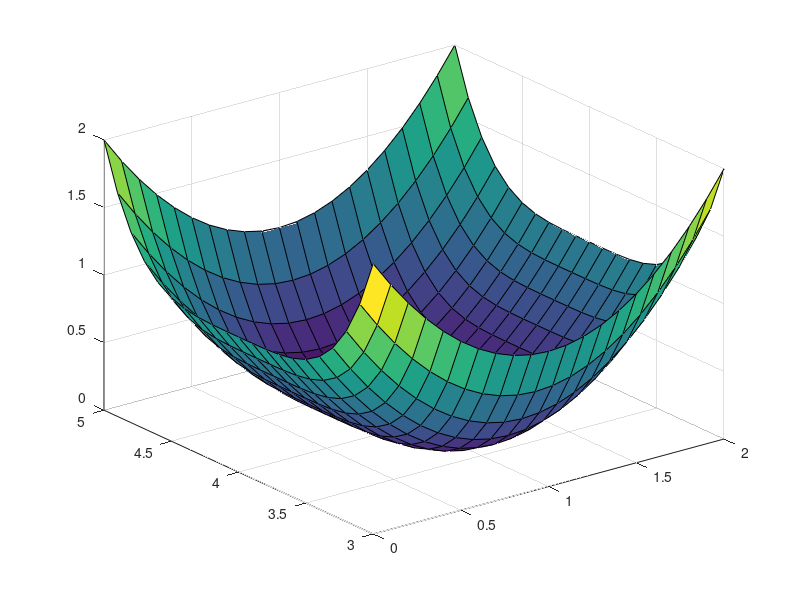
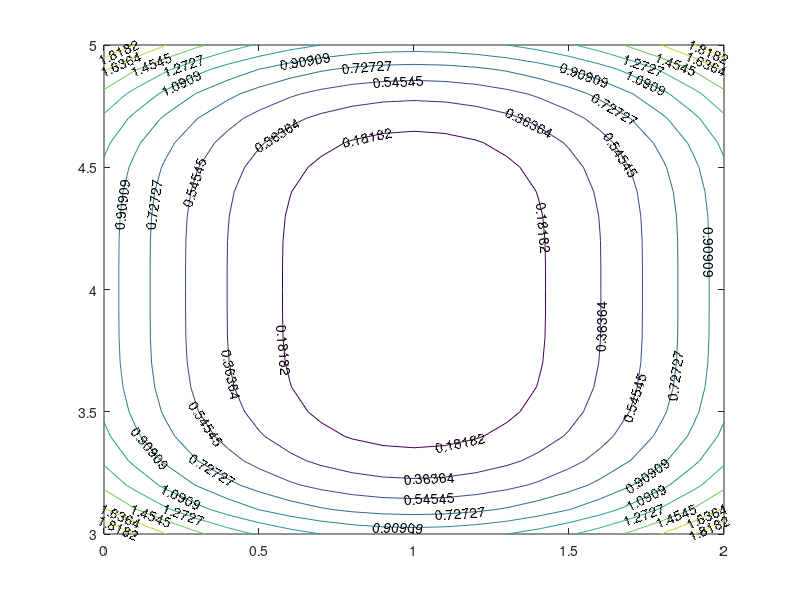

These figures' MATLAB source, in order:
%Let's also make a script to draw 3D plots and contours

[Alpha, Beta] = meshgrid(0:0.1:2, 3:0.1:5);

f = (Alpha-1).^2 + (Beta-4).^4;

figure
surf(Alpha,Beta,f)

figure
[c,h] = contour(Alpha,Beta,f,10);

clabel(c,h);